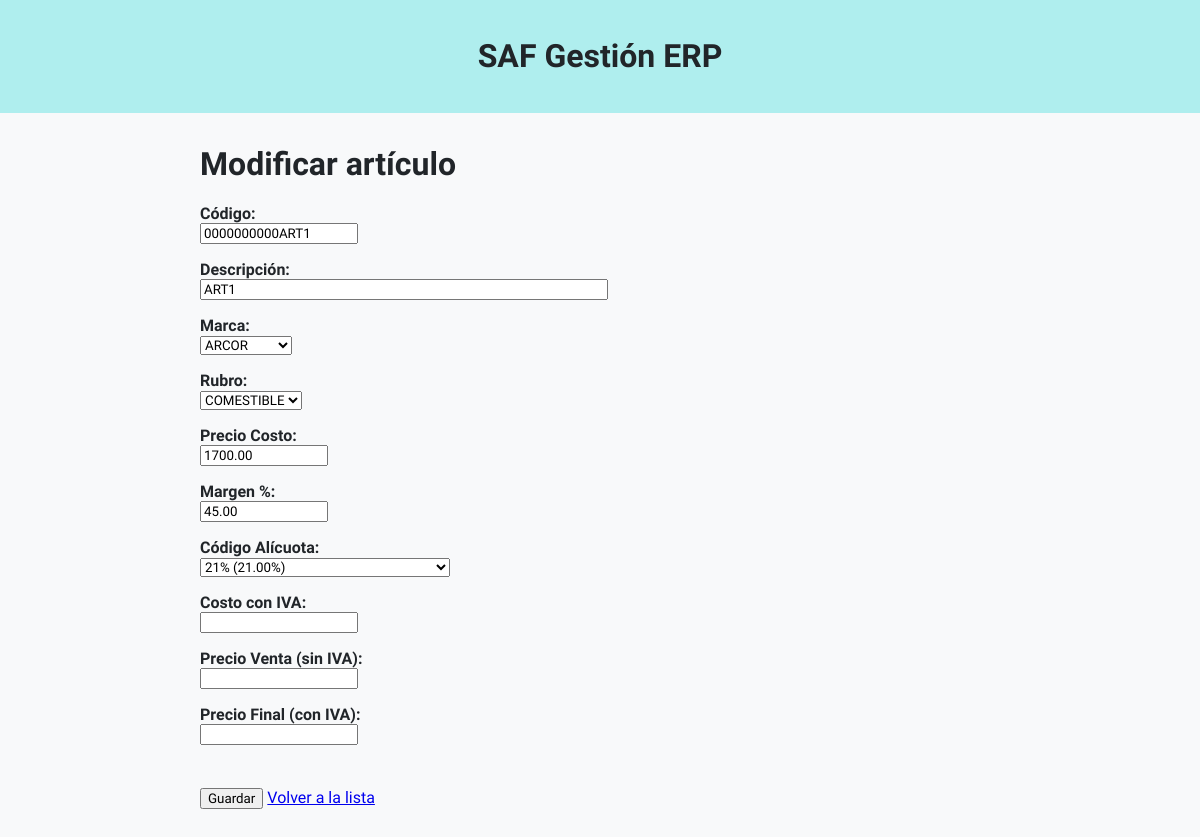
The app's page /modificar/7/ (signed in) with its own data.
### articulos/models.py (models this page shows, shortened)
class UpperCaseMixin:
    def save(self, *args, **kwargs):
        for field in self._meta.fields:
            if isinstance(field, models.CharField) and getattr(self, field.name):
                setattr(self, field.name, getattr(self, field.name).upper())
        super().save(*args, **kwargs)

class Articulo(UpperCaseMixin,models.Model):
    codart = models.CharField(
        "Código",
        max_length=14,
        unique=True,
        validators=[
            RegexValidator(
                regex=r'^[A-Z0-9]+$',
                message='Solo se permiten letras mayúsculas y números.'
            )
        ],
        help_text='14 caracteres, se completa con ceros a la izquierda.'
    )
    descrip = models.CharField("Descripción", max_length=80)
    marca = models.ForeignKey('Marca', on_delete=models.PROTECT, blank=True, null=True)
    rubro = models.ForeignKey('Rubro', on_delete=models.PROTECT, blank=True, null=True)
    precosto = models.DecimalField(
        "Precio Costo",
        max_digits=12,
        decimal_places=2,
        validators=[MinValueValidator(0)]
    )
    margen = models.DecimalField(
        "Margen %",
        max_digits=6,
        decimal_places=2,
        default=0
    )
    ncodalic = models.ForeignKey(
        'Alicuota',
        verbose_name="Código Alícuota",
        on_delete=models.PROTECT
    )
    alic = models.DecimalField(
        "% Alícuota",
        max_digits=5,
        decimal_places=2,
        editable=False,
        null=True,
        default=0
    )
    costoiva = models.DecimalField(
        "Costo con IVA",
        max_digits=12,
        decimal_places=2,
        null=True,
        default=0
    )
    preventa = models.DecimalField(
        "Precio Venta (sin IVA)",
        max_digits=12,
        decimal_places=2,
        null=True,
        default=0
    )
    prefinal = models.DecimalField(
        "Precio Final (con IVA)",
        max_digits=12,
        decimal_places=2,
        null=True,
        default=0
    )

class Alicuota(models.Model):
    ncodalic = models.IntegerField(primary_key=True)
    descrip = models.CharField("Descripción", max_length=50)
    nporc = models.DecimalField("Porcentaje", max_digits=5, decimal_places=2)
    class Meta:
        verbose_name = "Alícuota IVA"
        ordering = ['ncodalic']
    def __str__(self):
        return f"{self.descrip} ({self.nporc}%)"

### articulos/views.py (the view)
# urls.py: path('modificar/<int:pk>/', views.modificar_articulo, name='modificar_articulo'),
def modificar_articulo(request, pk):
    if not request.session.get('usuario_autenticado'):
        return redirect('login')
    articulo = get_object_or_404(Articulo, pk=pk)
    if request.method == 'POST':
        form = ArticuloForm(request.POST, instance=articulo)
        if form.is_valid():
            form.save()
            return redirect('lista_articulos')
    else:
        form = ArticuloForm(instance=articulo)
    return render(request, 'articulos/formulario.html', {
        'form': form,
        'titulo': 'Editar artículo',
        'es_edicion': True  # <-- nuevo flag
    })

### articulos/models.py (called while the page is built)
    def __str__(self):
        return self.nombre

    def __str__(self):
        return self.nombre

### articulos/templates/articulos/formulario.html (shortened to what this page needs)
{% extends "articulos/base.html" %}
{% block content %}
<div class="form-container">
    <h1>{% if form.instance.pk %}Modificar artículo{% else %}Agregar artículo{% endif %}</h1>
    <form method="post">
        {{ form.codart.label_tag }} {{ form.codart }}<br>
		{{ form.descrip.label_tag }} {{ form.descrip }}<br>
		{{ form.marca.label_tag }} {{ form.marca }}<br>
		{{ form.rubro.label_tag }} {{ form.rubro }}<br>
		{{ form.precosto.label_tag }} {{ form.precosto }}<br>
		{{ form.margen.label_tag }} {{ form.margen }}<br>
		{{ form.ncodalic.label_tag }} {{ form.ncodalic }}<br>
        <label>Costo con IVA:</label>
        <input type="text" id="costoiva" readonly style="width:150px;" />
        <br/>
        <label>Precio Venta (sin IVA):</label>
        <input type="text" id="preventa" readonly style="width:150px;" />
        <br/>
        <label>Precio Final (con IVA):</label>
        <input type="text" id="prefinal" readonly style="width:150px;" />
        <br/><br/>
        <button type="submit" class="btn btn-primary">Guardar</button>
        <a href="{% url 'lista_articulos' %}" class="btn btn-danger">Volver a la lista</a>
    </form>
</div>
{% endblock %}

### articulos/static/articulos/css/styles.css (style rules this page uses)
body, input, button, label, textarea, select, table, td, th, header, h1, h2, h3, h4, h5, h6, p, a, span, li, div { font-family: 'Segoe UI', Arial, Helvetica, sans-serif !important; }
body { font-family: Segoe UI, Helvetica, sans-serif; background-color: #f8f9fa; color: #212529; margin: 0; padding: 0; }
form label { display: block; margin-top: 1rem; font-weight: bold; }
form input[type="submit"], form button { margin-top: 1.5rem; }

### records on screen
Articulo: codart "0000000000ART1", descrip "ART1", marca "ARCOR", rubro "COMESTIBLE", precosto "1700.00", margen "45.00"
Alicuota: ncodalic "21% (21.00%)"
